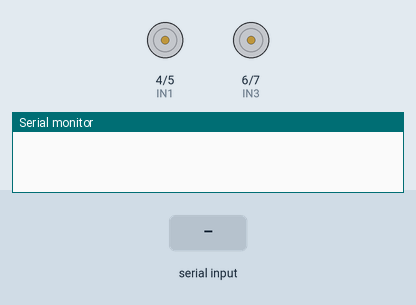
Recording of a sketch running on a simulated Arduino Uno, built with avr-gcc and run on an emulated ATmega328P. Shown: motor-driver pin pairs drawn as motors (green arrow = first pin HIGH = forward, orange = second pin HIGH = backward, longer = more drive, scaled by the enable pin), the last lines printed to the serial monitor. Inputs (shaded band) come from the test bench.

Above: at 1.2 s.
1.3 s: "f" received over Serial
At 2.8 s:
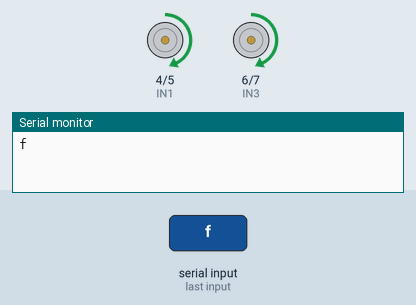
3.8 s: "b" received over Serial
At 5.9 s:
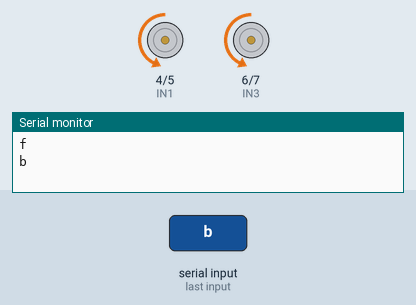
6.3 s: "r" received over Serial
At 7.8 s:
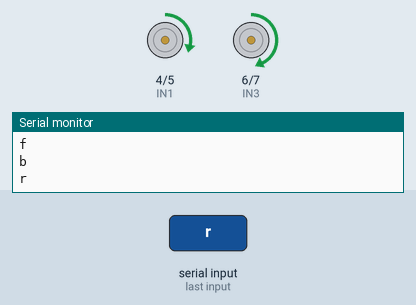
8.8 s: "l" received over Serial
At 10.9 s:
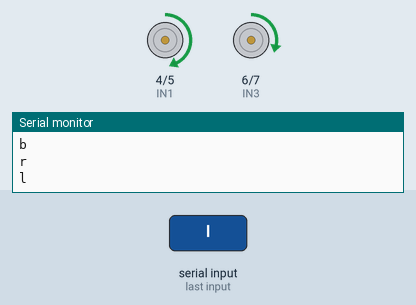
Timing chart, 0 to 12.3 s (numbered marks = the images above; inputs shaded):
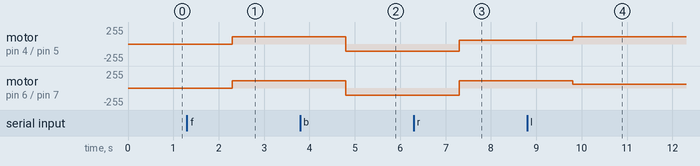

Measured:
- after the input at 1.3 s, motor on pin 4 (IN1) / pin 5 (IN2), motor on pin 6 (IN3) / pin 7 (IN4): stopped → forward 110/255 after 1.0 s
- after the input at 3.8 s, motor on pin 4 (IN1) / pin 5 (IN2), motor on pin 6 (IN3) / pin 7 (IN4): forward 110/255 → backward 110/255 after 1.0 s
- after the input at 6.3 s, motor on pin 4 (IN1) / pin 5 (IN2): backward 110/255 → forward 55/255 after 1.0 s; motor on pin 6 (IN3) / pin 7 (IN4): backward 110/255 → forward 110/255 after 1.0 s
- after the input at 8.8 s, motor on pin 4 (IN1) / pin 5 (IN2): forward 55/255 → forward 110/255 after 1.0 s; motor on pin 6 (IN3) / pin 7 (IN4): forward 110/255 → forward 55/255 after 1.0 s

The sketch:

cvrobot.ino
```cpp
int ENA = 3;
int ENB = 11;
int IN1 = 4;
int IN2 = 5;
int IN3 = 6;
int IN4 = 7;
String data;

void setup() {
  // put your setup code here, to run once:
  pinMode(IN1, OUTPUT);
  pinMode(IN2, OUTPUT);
  pinMode(IN3, OUTPUT);
  pinMode(IN4, OUTPUT);
  pinMode(ENA, OUTPUT);
  pinMode(ENB, OUTPUT);
  Serial.begin(9600);
}

void loop() {
  // put your main code here, to run repeatedly:
  if (Serial.available() > 0) {
    data = Serial.readString();
    Serial.println(data);

      if (data == "f") {
      forward(110);
    }
    else if (data == "b") {
      reverse(110);
    }
    else if (data == "r") {
      turn_right(110);
    }
    else if (data == "l") {
      turn_left(110);
    }
    else if (data == "s") {
      brake();
    }
  }
}
void turn_right(int Speed) {
  digitalWrite(IN1, HIGH);
  digitalWrite(IN2, LOW);
  digitalWrite(IN3, HIGH);
  digitalWrite(IN4, LOW);
  analogWrite(ENA, Speed / 2);
  analogWrite(ENB, Speed);
}

void turn_left(int Speed) {
  digitalWrite(IN1, HIGH);
  digitalWrite(IN2, LOW);
  digitalWrite(IN3, HIGH);
  digitalWrite(IN4, LOW);
  analogWrite(ENA, Speed);
  analogWrite(ENB, Speed / 2);
}

void brake() {
  digitalWrite(IN1, LOW);
  digitalWrite(IN2, LOW);
  digitalWrite(IN3, LOW);
  digitalWrite(IN4, LOW);
  analogWrite(ENA, 0);
  analogWrite(ENB, 0);
}

void forward(int Speed) {
  digitalWrite(IN1, HIGH);
  digitalWrite(IN2, LOW);
  digitalWrite(IN3, HIGH);
  digitalWrite(IN4, LOW);
  analogWrite(ENA, Speed);
  analogWrite(ENB, Speed);
}

void reverse(int Speed) {
  digitalWrite(IN1, LOW);
  digitalWrite(IN2, HIGH);
  digitalWrite(IN3, LOW);
  digitalWrite(IN4, HIGH);
  analogWrite(ENA, Speed);
  analogWrite(ENB, Speed);
}
```
